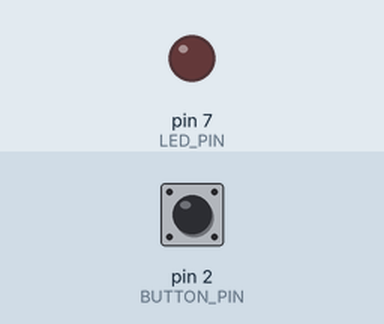
Bench run of a sketch on a simulated Arduino Uno, built with avr-gcc and run on an emulated ATmega328P. Shown: output pins drawn as LEDs (lit = HIGH). Inputs (shaded band) come from the test bench; at power-on: pin 2 (BUTTON_PIN) HIGH.

Above: at 1.2 s.
1.3 s: pin 2 (BUTTON_PIN) pulled LOW for 0.15 s
At 1.37 s:
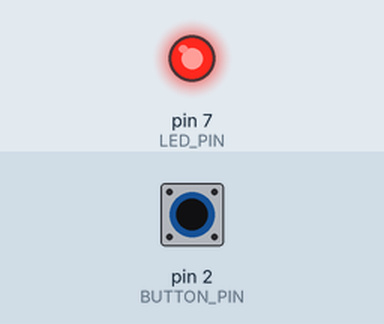
2.9 s: pin 2 (BUTTON_PIN) pulled LOW for 3.2 s
At 6.4 s:
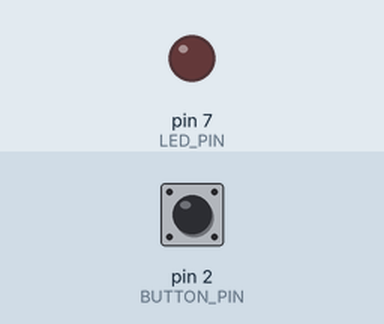
Timing chart, 0 to 7.9 s (numbered marks = the images above; inputs shaded):
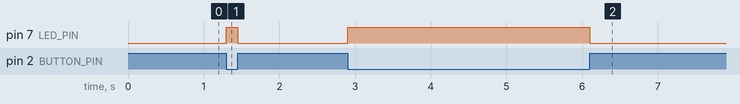

Measured:
- after the input at 1.3 s, pin 7 (LED_PIN): LOW → HIGH at once, → LOW 0.15 s later
- after the input at 2.9 s, pin 7 (LED_PIN): LOW → HIGH at once, → LOW 3.2 s later

The sketch:

sketch.ino
```cpp
// Button-controlled LED using Arduino
#define BUTTON_PIN 2 // Push button connected to pin 2
#define LED_PIN 7 // External LED connected to pin 7
void setup() {
pinMode(LED_PIN, OUTPUT); // Set LED pin as output
pinMode(BUTTON_PIN, INPUT_PULLUP); // Enable internal pull-up resistor
}
void loop() {
if (digitalRead(BUTTON_PIN) == LOW) { // Check if button is pressed
digitalWrite(LED_PIN, HIGH); // Turn LED ON
} else {
digitalWrite(LED_PIN, LOW); // Turn LED OFF
}
}
```
